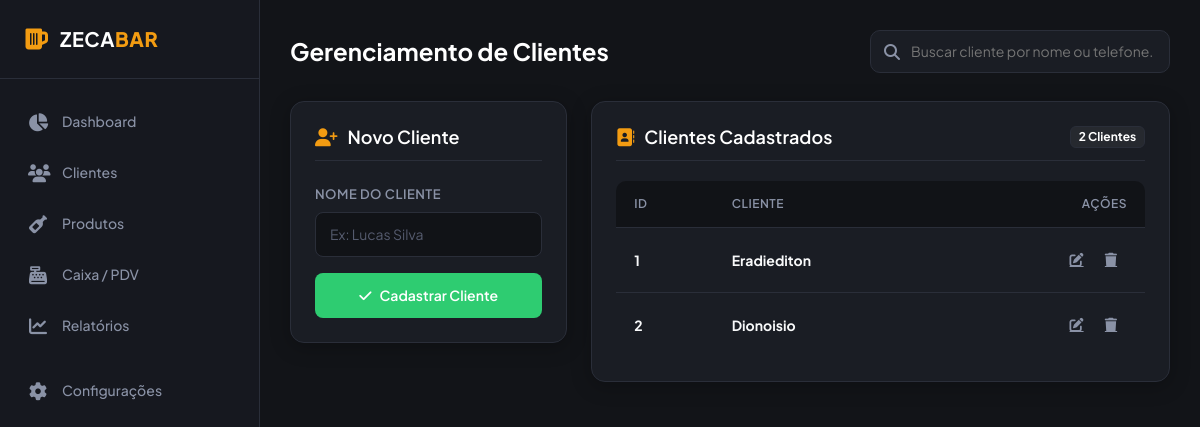
Screenshot of /clientes with the database file from the repository.
### tables this page shows
CREATE TABLE clientes (
    id INTEGER PRIMARY KEY AUTOINCREMENT,
    nome TEXT NOT NULL
);

### app.py (the view, shortened to what this page needs)
@app.route('/clientes', methods=['GET', 'POST'])
def clientes():
    conn = conection()
    cursor = conn.cursor()
    clientes_cadastrados = cursor.execute('SELECT * FROM clientes').fetchall()
    contagem_clientes = cursor.execute(
        'SELECT count(*) FROM clientes').fetchone()
    conn.close()
    return render_template(
        'clientes.html',
        clientes_cadastrados=clientes_cadastrados, contagem_clientes=contagem_clientes
    )

### conexao.py (called while the page is built)
def conection():
    conexao = sqlite3.connect('database.db')
    return conexao

### templates/clientes.html (shortened to what this page needs)
{% extends "base.html" %}
{% block content %}
<header class="header-section">
    <div class="page-title">
        <h2>Gerenciamento de Clientes</h2>
    </div>
    <div class="search-bar">
        <i class="fa-solid fa-magnifying-glass"></i>
        <input type="text" placeholder="Buscar cliente por nome ou telefone...">
    </div>
</header>
<div class="row">
    <div class="col-lg-4">
        <div class="custom-card">
            <div class="card-header-custom">
                <h3><i class="fa-solid fa-user-plus"></i> Novo Cliente</h3>
            </div>
            <form method="POST">
                <div class="mb-3">
                    <label for="nomeCliente" class="form-label">Nome do Cliente</label>
                    <input type="text" class="form-control" id="nomeCliente" name="nome" placeholder="Ex: Lucas Silva" required>
                </div>
                <button type="submit" class="btn-accent">
                    <i class="fa-solid fa-check"></i> Cadastrar Cliente
                </button>
            </form>
        </div>
    </div>
    <div class="col-lg-8">
        <div class="custom-card">
            <div class="card-header-custom">
                <h3><i class="fa-solid fa-address-book"></i> Clientes Cadastrados</h3>
                <span class="badge badge-regular" style="background-color: rgba(255, 255, 255, 0.05); color: #fff; border: 1px solid var(--border-color);">{{contagem_clientes[0]}} Clientes</span>
            </div>
            <div class="table-responsive">
                <table class="table-custom">
                    <thead>
                        <tr>
                            <th>ID</th>
                            <th>Cliente</th>
                            <th style="text-align: right;">Ações</th>
                        </tr>
                    </thead>
                    <tbody>
                        {% for i in clientes_cadastrados %}
                        <tr>
                            <td>
                                <div class="d-flex align-items-center gap-2">
                                    <strong>{{i[0]}}</strong>
                                </div>
                            </td>
                            <td>
                                <div class="d-flex align-items-center gap-2">
                                    <strong>{{i[1]}}</strong>
                                </div>
                            </td>
                            <td style="text-align: right;">
                                <a href="{{url_for('editar_cliente',id=i[0])}}" class="action-btn" title="Editar"><i class="fa-solid fa-pen-to-square"></i></a>
                                <a class="action-btn delete" title="Excluir"><i class="fa-solid fa-trash"></i></a>
                            </td>
                        </tr>
                        {% endfor %}
                    </tbody>
                </table>
            </div>
        </div>
    </div>
</div>
{% endblock %}

### static/css/style.css (style rules this page uses)
:root { --bg-dark: #121418; --card-bg: #1a1d24; --sidebar-bg: #16181f; --accent-green: #2ecc71; --accent-green-hover: #27ae60; --accent-gold: #f39c12; --text-main: #f8f9fa; --text-muted: #8a92a6; --border-color: #2a2e39; --input-bg: #111317; }
body { font-family: 'Plus Jakarta Sans', sans-serif; background-color: var(--bg-dark); color: var(--text-main); overflow-x: hidden; margin: 0; padding: 0; }
.header-section { display: flex; justify-content: space-between; align-items: center; margin-bottom: 28px; }
.page-title h2 { font-size: 24px; font-weight: 700; margin: 0; color: #fff; }
.search-bar { position: relative; width: 300px; }
.search-bar input { width: 100%; background-color: var(--card-bg); border: 1px solid var(--border-color); border-radius: 10px; padding: 10px 16px 10px 40px; color: #fff; font-size: 14px; outline: none; transition: all 0.2s ease; }
.search-bar i { position: absolute; left: 14px; top: 50%; transform: translateY(-50%); color: var(--text-muted); }
.custom-card { background-color: var(--card-bg); border: 1px solid var(--border-color); border-radius: 14px; padding: 24px; box-shadow: 0 4px 20px rgba(0, 0, 0, 0.25); margin-bottom: 24px; }
.card-header-custom { display: flex; justify-content: space-between; align-items: center; margin-bottom: 20px; padding-bottom: 12px; border-bottom: 1px solid var(--border-color); }
.card-header-custom h3 { font-size: 18px; font-weight: 600; margin: 0; display: flex; align-items: center; gap: 10px; color: #fff; }
.card-header-custom h3 i { color: var(--accent-gold); }
.form-label { color: var(--text-muted); font-size: 13px; font-weight: 600; margin-bottom: 8px; text-transform: uppercase; letter-spacing: 0.5px; }
.form-control, .form-select { background-color: var(--input-bg); border: 1px solid var(--border-color); border-radius: 8px; color: #fff; padding: 11px 14px; font-size: 14px; }
.form-control::placeholder { color: #555b6e; }
.btn-accent { background-color: var(--accent-green); color: #fff; border: none; border-radius: 8px; padding: 12px 20px; font-weight: 600; font-size: 14px; width: 100%; display: flex; align-items: center; justify-content: center; gap: 8px; transition: all 0.2s ease; cursor: pointer; }
.table-responsive { border-radius: 10px; overflow: hidden; }
.table-custom { width: 100%; color: var(--text-main); margin-bottom: 0; border-collapse: separate; border-spacing: 0; }
.table-custom th { background-color: #111317; color: var(--text-muted); font-weight: 600; font-size: 12px; text-transform: uppercase; letter-spacing: 0.5px; padding: 14px 18px; border-bottom: 1px solid var(--border-color); }
.table-custom td { padding: 16px 18px; vertical-align: middle; border-bottom: 1px solid var(--border-color); font-size: 14px; }
.table-custom tbody tr { transition: background-color 0.2s ease; }
.table-custom tbody tr:last-child td { border-bottom: none; }
.badge-regular { background-color: rgba(46, 204, 113, 0.15); color: var(--accent-green); border: 1px solid rgba(46, 204, 113, 0.3); }
.action-btn { background: transparent; border: none; color: var(--text-muted); width: 32px; height: 32px; border-radius: 6px; display: inline-flex; align-items: center; justify-content: center; transition: all 0.2s ease; cursor: pointer; }

### rows the page displays
clientes: id "1", nome "Eradiediton"
clientes: id "2", nome "Dionoisio"

### other values shown
{{ contagem_clientes[0] }} "2"
